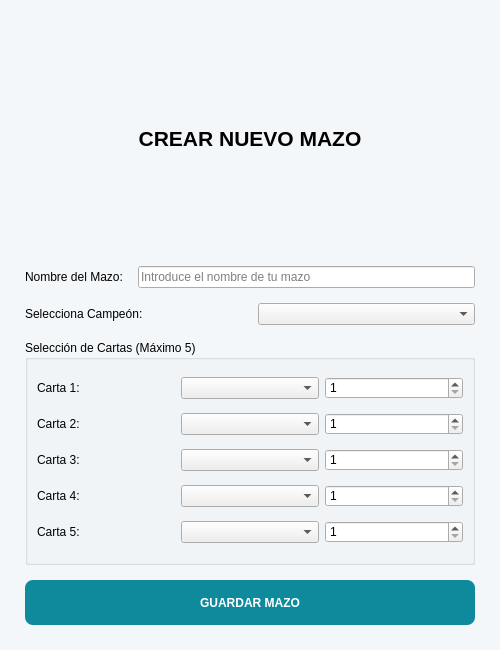
<?xml version="1.0" encoding="UTF-8"?>
<ui version="4.0">
 <class>VistaMazo</class>
 <widget class="QMainWindow" name="VistaMazo">
  <property name="geometry">
   <rect>
    <x>0</x>
    <y>0</y>
    <width>500</width>
    <height>650</height>
   </rect>
  </property>
  <property name="windowTitle">
   <string>Paladex - Creador de Mazos</string>
  </property>
  <widget class="QWidget" name="centralwidget">
   <property name="styleSheet">
    <string notr="true">QWidget#centralwidget { background-color: #F4F7FA; }</string>
   </property>
   <layout class="QVBoxLayout" name="verticalLayoutPrincipal">
    <property name="spacing">
     <number>15</number>
    </property>
    <property name="leftMargin">
     <number>25</number>
    </property>
    <property name="topMargin">
     <number>25</number>
    </property>
    <property name="rightMargin">
     <number>25</number>
    </property>
    <property name="bottomMargin">
     <number>25</number>
    </property>
    <item>
     <widget class="QLabel" name="lblTitulo">
      <property name="font">
       <font>
        <family>Segoe UI</family>
        <pointsize>16</pointsize>
        <weight>75</weight>
        <bold>true</bold>
       </font>
      </property>
      <property name="text">
       <string>CREAR NUEVO MAZO</string>
      </property>
      <property name="alignment">
       <set>Qt::AlignCenter</set>
      </property>
     </widget>
    </item>
    <item>
     <layout class="QHBoxLayout" name="horizontalLayoutNombre">
      <item>
       <widget class="QLabel" name="lblNombre">
        <property name="text">
         <string>Nombre del Mazo:</string>
        </property>
       </widget>
      </item>
      <item>
       <widget class="QLineEdit" name="txtNombreMazo">
        <property name="placeholderText">
         <string>Introduce el nombre de tu mazo</string>
        </property>
       </widget>
      </item>
     </layout>
    </item>
    <item>
     <layout class="QHBoxLayout" name="horizontalLayoutCampeon">
      <item>
       <widget class="QLabel" name="lblCampeon">
        <property name="text">
         <string>Selecciona Campeón:</string>
        </property>
       </widget>
      </item>
      <item>
       <widget class="QComboBox" name="cbCampeon"/>
      </item>
     </layout>
    </item>
    <item>
     <widget class="QGroupBox" name="groupCartas">
      <property name="title">
       <string>Selección de Cartas (Máximo 5)</string>
      </property>
      <layout class="QGridLayout" name="gridLayoutCartas">
       <item row="0" column="0">
        <widget class="QLabel" name="lblC1"><property name="text"><string>Carta 1:</string></property></widget>
       </item>
       <item row="0" column="1">
        <widget class="QComboBox" name="cbCarta1"/>
       </item>
       <item row="0" column="2">
        <widget class="QSpinBox" name="spinNivel1"><property name="minimum"><number>1</number></property></widget>
       </item>
       <item row="1" column="0">
        <widget class="QLabel" name="lblC2"><property name="text"><string>Carta 2:</string></property></widget>
       </item>
       <item row="1" column="1">
        <widget class="QComboBox" name="cbCarta2"/>
       </item>
       <item row="1" column="2">
        <widget class="QSpinBox" name="spinNivel2"><property name="minimum"><number>1</number></property></widget>
       </item>
       <item row="2" column="0">
        <widget class="QLabel" name="lblC3"><property name="text"><string>Carta 3:</string></property></widget>
       </item>
       <item row="2" column="1">
        <widget class="QComboBox" name="cbCarta3"/>
       </item>
       <item row="2" column="2">
        <widget class="QSpinBox" name="spinNivel3"><property name="minimum"><number>1</number></property></widget>
       </item>
       <item row="3" column="0">
        <widget class="QLabel" name="lblC4"><property name="text"><string>Carta 4:</string></property></widget>
       </item>
       <item row="3" column="1">
        <widget class="QComboBox" name="cbCarta4"/>
       </item>
       <item row="3" column="2">
        <widget class="QSpinBox" name="spinNivel4"><property name="minimum"><number>1</number></property></widget>
       </item>
       <item row="4" column="0">
        <widget class="QLabel" name="lblC5"><property name="text"><string>Carta 5:</string></property></widget>
       </item>
       <item row="4" column="1">
        <widget class="QComboBox" name="cbCarta5"/>
       </item>
       <item row="4" column="2">
        <widget class="QSpinBox" name="spinNivel5"><property name="minimum"><number>1</number></property></widget>
       </item>
      </layout>
     </widget>
    </item>
    <item>
     <widget class="QPushButton" name="btnGuardarMazo">
      <property name="minimumSize">
       <size>
        <width>0</width>
        <height>45</height>
       </size>
      </property>
      <property name="styleSheet">
       <string notr="true">QPushButton { background-color: #0F8A9D; color: white; font-weight: bold; border-radius: 8px; } QPushButton:hover { background-color: #17A6BC; }</string>
      </property>
      <property name="text">
       <string>GUARDAR MAZO</string>
      </property>
     </widget>
    </item>
   </layout>
  </widget>
 </widget>
</ui>
